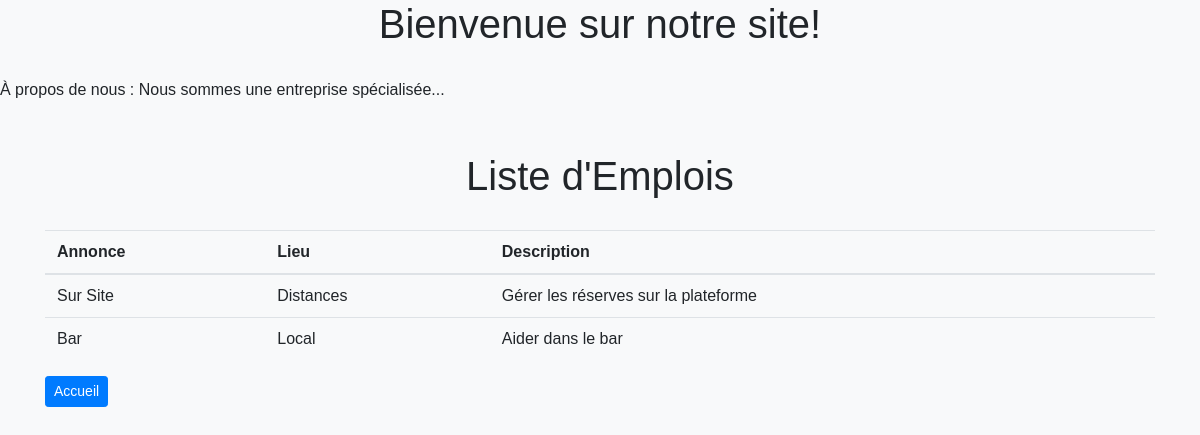
The page /liste_annonces.php on the database its author committed.
### tables this page shows
CREATE TABLE `restaurant_annonces` (
  `id_annonce` int(11) NOT NULL,
  `annonce` varchar(50) NOT NULL,
  `lieu` varchar(100) DEFAULT NULL,
  `description` text DEFAULT NULL
);

### liste_annonces.php (the view, shortened to what this page needs)
<?php
require_once './back/config.php';
require_once './back/langue.php';
try {
    $sql = "SELECT annonce, lieu, description FROM restaurant_annonces";
    $result = $conn->query($sql);
} catch (PDOException $e) {
    echo "Erreur de connexion à la base de données : " . $e->getMessage();
}
?>
<!DOCTYPE html>
<html lang="fr">
<head>
    <link rel="stylesheet" href="https://maxcdn.bootstrapcdn.com/bootstrap/4.5.2/css/bootstrap.min.css">
    <link rel="stylesheet" href="style1.css">
</head>
<body>
    <div class="container">
        <h1>Liste d'Emplois</h1>
        <table class="table">
            <thead>
                <tr>
                    <th>Annonce</th>
                    <th>Lieu</th>
                    <th>Description</th>
                </tr>
            </thead>
            <tbody>
                <?php if ($result->rowCount() > 0) {
                    while ($row = $result->fetch(PDO::FETCH_ASSOC)) {
                        echo "<tr>";
                        echo "<td>" . htmlspecialchars($row["annonce"]) . "</td>";
                        echo "<td>" . htmlspecialchars($row["lieu"]) . "</td>";
                        echo "<td>" . htmlspecialchars($row["description"]) . "</td>";
                        echo "</tr>";
                    }
                } else {
                    echo "<tr><td colspan='3'>Aucune annonce disponible.</td></tr>";
                }
                ?>
            </tbody>
        </table>
        <a href="index.php" class="btn btn-primary btn-sm">Accueil</a>
    </div>
</body>
</html>

### style1.css (style rules this page uses)
body { font-family: Arial, sans-serif; background-color: #f8f9fa; }
.container { margin-top: 50px; }
h1 { text-align: center; margin-bottom: 30px; }

### rows shown on the page
restaurant_annonces: annonce "Sur Site", lieu "Distances", description "Gérer les réserves sur la plateforme"
restaurant_annonces: annonce "Bar", lieu "Local", description "Aider dans le bar"

### other values the page prints
$welcome_message "Bienvenue sur notre site!"
$about_message "À propos de nous : Nous sommes une entreprise spécialisée..."
